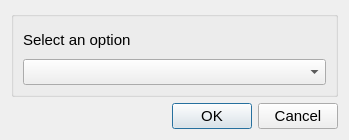
<?xml version="1.0" encoding="UTF-8"?>
<ui version="4.0">
 <class>ModelDialog</class>
 <widget class="QDialog" name="ModelDialog">
  <property name="geometry">
   <rect>
    <x>0</x>
    <y>0</y>
    <width>349</width>
    <height>140</height>
   </rect>
  </property>
  <property name="maximumSize">
   <size>
    <width>350</width>
    <height>140</height>
   </size>
  </property>
  <property name="windowTitle">
   <string>Select Model</string>
  </property>
  <layout class="QVBoxLayout" name="verticalLayout_2">
   <item>
    <widget class="QGroupBox" name="groupBox">
     <property name="title">
      <string/>
     </property>
     <layout class="QVBoxLayout" name="verticalLayout">
      <item>
       <widget class="QLabel" name="label">
        <property name="font">
         <font>
          <pointsize>11</pointsize>
         </font>
        </property>
        <property name="text">
         <string>Select an option</string>
        </property>
       </widget>
      </item>
      <item>
       <widget class="QComboBox" name="comboBox">
        <property name="minimumSize">
         <size>
          <width>150</width>
          <height>0</height>
         </size>
        </property>
        <property name="font">
         <font>
          <pointsize>11</pointsize>
         </font>
        </property>
       </widget>
      </item>
     </layout>
    </widget>
   </item>
   <item>
    <widget class="QDialogButtonBox" name="buttonBox">
     <property name="font">
      <font>
       <pointsize>11</pointsize>
      </font>
     </property>
     <property name="orientation">
      <enum>Qt::Horizontal</enum>
     </property>
     <property name="standardButtons">
      <set>QDialogButtonBox::Cancel|QDialogButtonBox::Ok</set>
     </property>
    </widget>
   </item>
  </layout>
 </widget>
 <resources/>
 <connections>
  <connection>
   <sender>buttonBox</sender>
   <signal>accepted()</signal>
   <receiver>ModelDialog</receiver>
   <slot>accept()</slot>
   <hints>
    <hint type="sourcelabel">
     <x>248</x>
     <y>254</y>
    </hint>
    <hint type="destinationlabel">
     <x>157</x>
     <y>274</y>
    </hint>
   </hints>
  </connection>
  <connection>
   <sender>buttonBox</sender>
   <signal>rejected()</signal>
   <receiver>ModelDialog</receiver>
   <slot>reject()</slot>
   <hints>
    <hint type="sourcelabel">
     <x>316</x>
     <y>260</y>
    </hint>
    <hint type="destinationlabel">
     <x>286</x>
     <y>274</y>
    </hint>
   </hints>
  </connection>
 </connections>
</ui>
